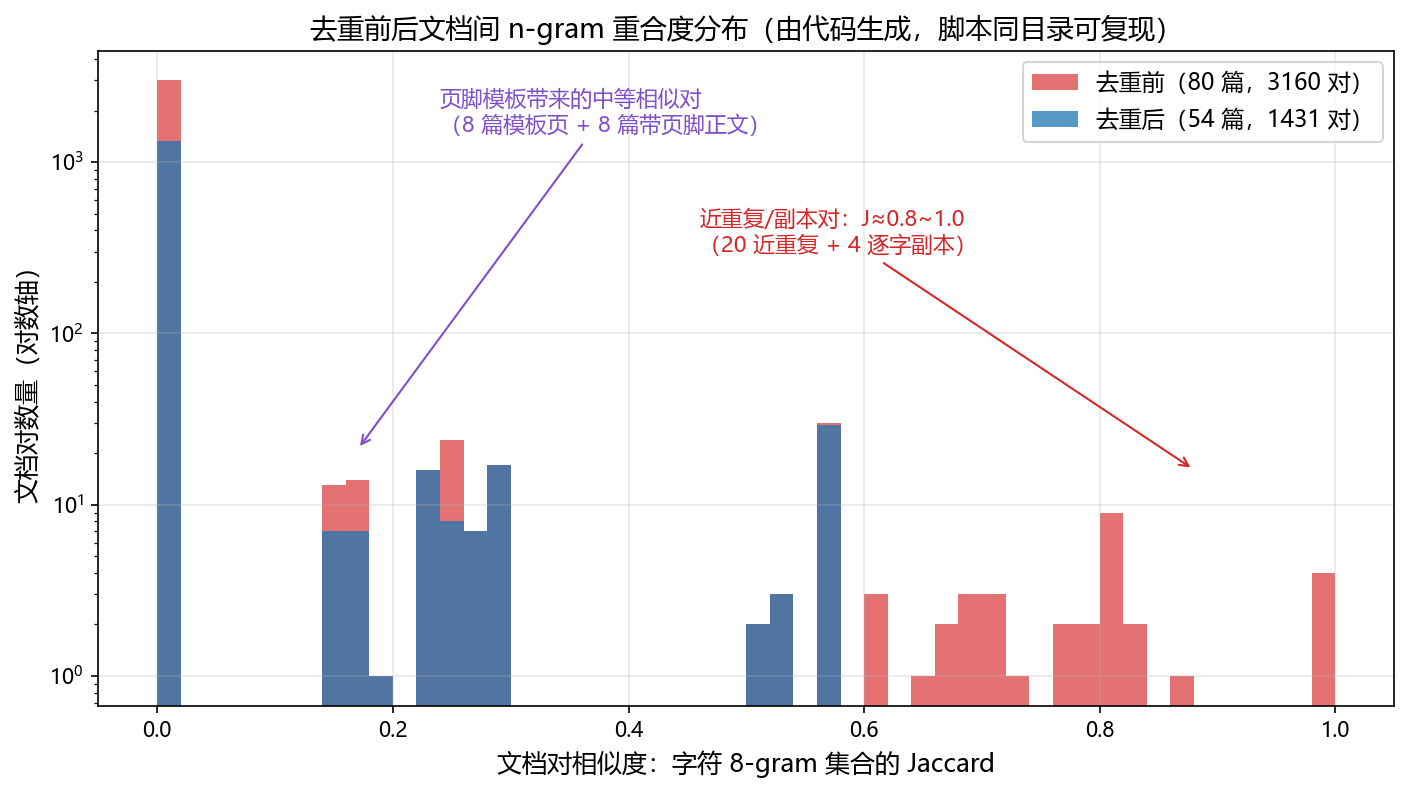

Source code (Python):
# -*- coding: utf-8 -*-
"""
去重前后文档间 n-gram 重合度分布对比（toy 语料上的真实计算）：
1) 构造 80 篇文档：40 篇原创 + 20 篇"换 5% 词"的近重复 + 4 篇逐字副本 +
   8 篇短正文长页脚模板页 + 8 篇"正文+同款页脚"文档；
2) 对全部 C(80,2)=3160 个文档对，精确计算字符 8-gram 集合的 Jaccard 相似度；
3) 执行两步去重：精确哈希去重 + 贪心近重复删除（J >= 0.6 的后出现者删除）；
4) 对比重去重前后全部文档对的相似度直方图。
运行：python gen_dedup_ngram.py  （依赖 numpy + matplotlib）
"""
import hashlib
import numpy as np
import matplotlib
matplotlib.use("Agg")
import matplotlib.pyplot as plt

plt.rcParams["font.sans-serif"] = ["Microsoft YaHei"]
plt.rcParams["axes.unicode_minus"] = False
rng = np.random.default_rng(1)

CHARS = "的一是不了在有人我他这个们中来上大为和国地到以说时要就出会可也你对生能而子那得于着下自之年过发后作里用道行所然家种事成方多经么去法学如都同现当没动面起看定天分还进好小部其些主样理心她本前开但因只从想实日军者意无力它与长把机十民第公此已工使情明性知全三又关点正业外两高间问理领白更几文立空手电门公持天气网络数据模型训练学习系统"
WORDS = [CHARS[i:i+2] for i in range(0, len(CHARS) - 1, 2)]
FOOTER = "本站版权所有转载必究联系方式见页面底部免责声明使用前必读同意条款方可继续访问本站"

def rand_doc(n):
    return "".join(rng.choice(WORDS, size=n))

def shingles(t, k=8):
    return set(t[i:i+k] for i in range(len(t) - k + 1)) if len(t) >= k else {t}

def jac(a, b):
    u = a | b
    return len(a & b) / len(u) if u else 0.0

# ---------- 1. 构造语料 ----------
docs = {}
for i in range(40):
    docs[f"o{i}"] = rand_doc(int(rng.integers(35, 55)))
for i in range(20):                                   # 近重复：换 2% 的词（≈1 个词，且确保真换）
    w = list(docs[f"o{i}"])
    pos = rng.choice(len(w), size=max(1, int(len(w)*0.02)), replace=False)
    for t in pos:
        old = w[t]
        while w[t] == old:
            w[t] = rng.choice(WORDS)
    docs[f"n{i}"] = "".join(w)
for i in range(30, 34):                               # 逐字副本
    docs[f"c{i}"] = docs[f"o{i}"]
for i in range(8):                                    # 模板页：短正文 + 长页脚
    docs[f"s{i}"] = rand_doc(6) + FOOTER
for i in range(8):                                    # 正文 + 同款页脚
    docs[f"f{i}"] = docs[f"o{i}"] + FOOTER
ids = sorted(docs)
print(f"语料共 {len(ids)} 篇")

# ---------- 2. 全对相似度（去重前） ----------
sh = {d: shingles(docs[d]) for d in ids}
pairs = [(a, b, jac(sh[a], sh[b])) for i, a in enumerate(ids) for b in ids[i+1:]]
J_before = np.array([p[2] for p in pairs])

# ---------- 3. 精确去重 + 贪心近重复删除（按随机流式顺序处理） ----------
stream = list(ids)
rng.shuffle(stream)                                   # 模拟真实流水线的流式到达顺序
seen_hash, kept, removed_exact, removed_near = set(), [], 0, 0
for d in stream:
    h = hashlib.md5(docs[d].encode()).hexdigest()
    if h in seen_hash:
        removed_exact += 1
        continue
    seen_hash.add(h)
    if any(jac(sh[d], sh[k]) >= 0.6 for k in kept):    # 贪心：与任一已保留文档高相似即删
        removed_near += 1
        continue
    kept.append(d)
J_after = np.array([jac(sh[a], sh[b]) for i, a in enumerate(kept) for b in kept[i+1:]])
dup_mass_before = (J_before >= 0.6).mean() * 100
dup_mass_after = (J_after >= 0.6).mean() * 100
print(f"精确去重删除 {removed_exact} 篇，近重复删除 {removed_near} 篇，保留 {len(kept)} 篇")
print(f"相似度>=0.6 的文档对占比：去重前 {dup_mass_before:.2f}% -> 去重后 {dup_mass_after:.3f}%")

# ---------- 4. 画分布对比 ----------
bins = np.arange(0, 1.02, 0.02)
fig, ax = plt.subplots(figsize=(9.5, 5.4))
ax.hist(J_before, bins=bins, alpha=0.65, label=f"去重前（{len(ids)} 篇，{len(J_before)} 对）",
        color="#d62728", log=True)
ax.hist(J_after, bins=bins, alpha=0.75, label=f"去重后（{len(kept)} 篇，{len(J_after)} 对）",
        color="#1f77b4", log=True)
ax.annotate("近重复/副本对：J≈0.8~1.0\n（20 近重复 + 4 逐字副本）",
            xy=(0.88, (J_before >= 0.8).sum()), xytext=(0.46, 300),
            fontsize=10.5, color="#d62728",
            arrowprops=dict(arrowstyle="->", color="#d62728"))
ax.annotate("页脚模板带来的中等相似对\n（8 篇模板页 + 8 篇带页脚正文）",
            xy=(0.17, (np.abs(J_before-0.17) < 0.02).sum()), xytext=(0.24, 1500),
            fontsize=10.5, color="#7f4fc9",
            arrowprops=dict(arrowstyle="->", color="#7f4fc9"))
ax.set_xlabel("文档对相似度：字符 8-gram 集合的 Jaccard", fontsize=12)
ax.set_ylabel("文档对数量（对数轴）", fontsize=12)
ax.set_title("去重前后文档间 n-gram 重合度分布（由代码生成，脚本同目录可复现）", fontsize=13)
ax.legend(fontsize=11)
ax.grid(alpha=0.3)
fig.tight_layout()
fig.savefig("gen_dedup_ngram.png", dpi=150, bbox_inches="tight")
print("已保存 gen_dedup_ngram.png")
